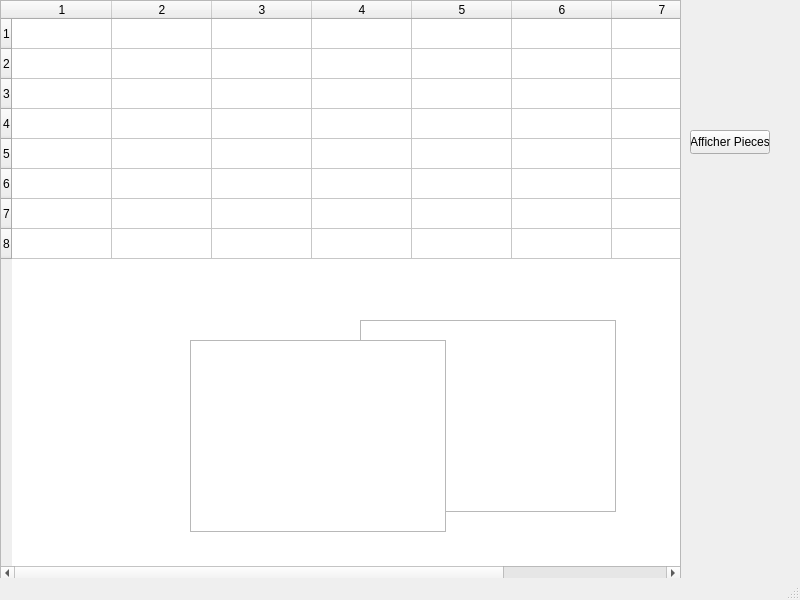
<?xml version="1.0" encoding="UTF-8"?>
<ui version="4.0">
 <class>MainWindowEchec</class>
 <widget class="QMainWindow" name="MainWindowEchec">
  <property name="geometry">
   <rect>
    <x>0</x>
    <y>0</y>
    <width>800</width>
    <height>600</height>
   </rect>
  </property>
  <property name="windowTitle">
   <string>MainWindow</string>
  </property>
  <widget class="QWidget" name="centralwidget">
   <widget class="QTableWidget" name="tableWidget">
    <property name="geometry">
     <rect>
      <x>0</x>
      <y>0</y>
      <width>681</width>
      <height>581</height>
     </rect>
    </property>
    <property name="rowCount">
     <number>8</number>
    </property>
    <property name="columnCount">
     <number>8</number>
    </property>
    <row/>
    <row/>
    <row/>
    <row/>
    <row/>
    <row/>
    <row/>
    <row/>
    <column/>
    <column/>
    <column/>
    <column/>
    <column/>
    <column/>
    <column/>
    <column/>
   </widget>
   <widget class="QPushButton" name="resetButton">
    <property name="geometry">
     <rect>
      <x>690</x>
      <y>130</y>
      <width>80</width>
      <height>24</height>
     </rect>
    </property>
    <property name="text">
     <string>Afficher Pieces</string>
    </property>
   </widget>
   <widget class="QWidget" name="gridLayoutWidget">
    <property name="geometry">
     <rect>
      <x>680</x>
      <y>390</y>
      <width>111</width>
      <height>81</height>
     </rect>
    </property>
    <layout class="QGridLayout" name="gridLayout"/>
   </widget>
   <widget class="QTableWidget" name="listeNoire">
    <property name="geometry">
     <rect>
      <x>360</x>
      <y>320</y>
      <width>256</width>
      <height>192</height>
     </rect>
    </property>
   </widget>
   <widget class="QTableWidget" name="listeBlanche">
    <property name="geometry">
     <rect>
      <x>190</x>
      <y>340</y>
      <width>256</width>
      <height>192</height>
     </rect>
    </property>
   </widget>
  </widget>
  <widget class="QMenuBar" name="menubar">
   <property name="geometry">
    <rect>
     <x>0</x>
     <y>0</y>
     <width>800</width>
     <height>21</height>
    </rect>
   </property>
  </widget>
  <widget class="QStatusBar" name="statusbar"/>
 </widget>
 <resources/>
 <connections/>
</ui>
